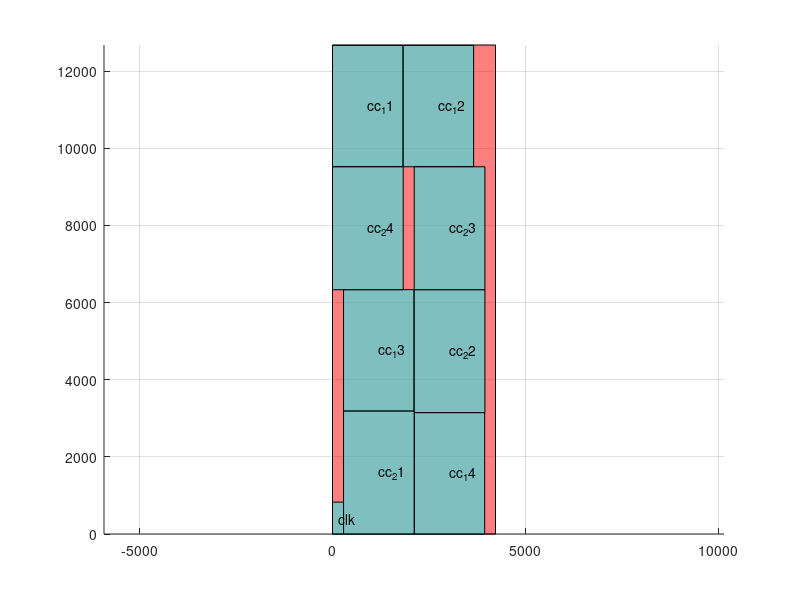

Write the MATLAB code that produced this figure.
axis equal;
hold on;
grid on;

block_x=[0 0 4224.76 4224.76 0 ];
block_y=[0 12674.3 12674.3 0 0 ];
fill(block_x,block_y,'r','facealpha',0.5);
block_x=[0 0 1826 1826 0 ];
block_y=[9518 12664 12664 9518 9518 ];
fill(block_x,block_y,'c','facealpha',0.5);
text(913, 11091, 'cc_11');

block_x=[1832 1832 3658 3658 1832 ];
block_y=[9518 12664 12664 9518 9518 ];
fill(block_x,block_y,'c','facealpha',0.5);
text(2745, 11091, 'cc_12');

block_x=[286 286 2112 2112 286 ];
block_y=[3186 6332 6332 3186 3186 ];
fill(block_x,block_y,'c','facealpha',0.5);
text(1199, 4759, 'cc_13');

block_x=[2118 2118 3944 3944 2118 ];
block_y=[0 3146 3146 0 0 ];
fill(block_x,block_y,'c','facealpha',0.5);
text(3031, 1573, 'cc_14');

block_x=[286 286 2118 2118 286 ];
block_y=[0 3186 3186 0 0 ];
fill(block_x,block_y,'c','facealpha',0.5);
text(1202, 1593, 'cc_21');

block_x=[2118 2118 3950 3950 2118 ];
block_y=[3146 6332 6332 3146 3146 ];
fill(block_x,block_y,'c','facealpha',0.5);
text(3034, 4739, 'cc_22');

block_x=[2118 2118 3950 3950 2118 ];
block_y=[6332 9518 9518 6332 6332 ];
fill(block_x,block_y,'c','facealpha',0.5);
text(3034, 7925, 'cc_23');

block_x=[0 0 1832 1832 0 ];
block_y=[6332 9518 9518 6332 6332 ];
fill(block_x,block_y,'c','facealpha',0.5);
text(916, 7925, 'cc_24');

block_x=[0 0 286 286 0 ];
block_y=[0 826 826 0 0 ];
fill(block_x,block_y,'c','facealpha',0.5);
text(143, 413, 'clk');

